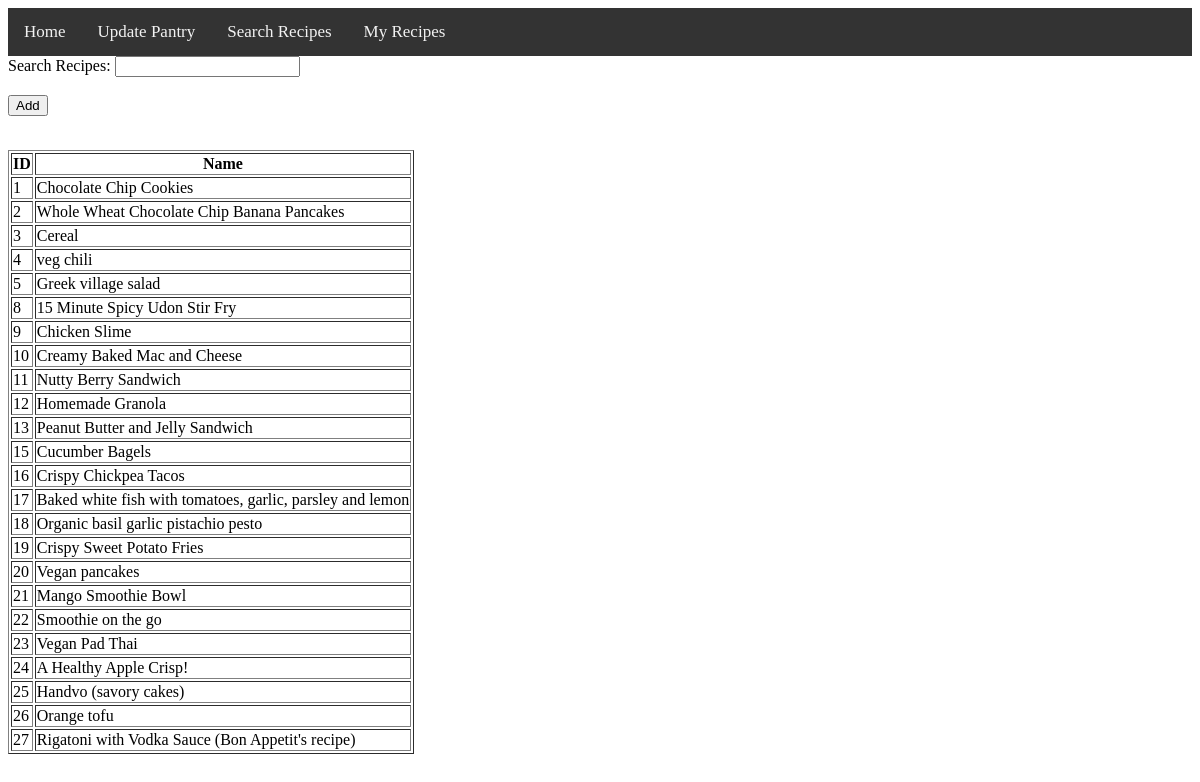
Screenshot of /searchRecipes.php with the database file from the repository.
### tables this page shows
CREATE TABLE Recipe(
ID INT NOT NULL,
Name varchar(255),
Instructions varchar (1000),
PrepTime INT,
CookTime INT,
Servings INT,
PRIMARY KEY(ID)
);

### searchRecipes.php (the view, shortened to what this page needs)
<html>
<head>
    <link rel="stylesheet" type="text/css" href="navbar.css">
</head>
<body>
    <div class="topnav">
        <a class="home" href="/index.html">Home</a>
        <a href="/pantryUpdates.php"> Update Pantry</a>
        <a href="/searchRecipes.php">Search Recipes</a>
        <a href="/myRecipes.php">My Recipes</a>
   </div>
    <form action="" method="get">
        <label for="Search">Search Recipes:</label>
        <input type="text" id=\"Search\" name="Search"><br><br>
        <input type="Submit" value="Add"><br><br>
    </form>
 </body>
 </html>
<?php
    $name = $_GET["Search"];
    $servername = "localhost";
    $username = "pantrycs411_user";
    $pass = "P@ntry!!";
    $dbname = "pantrycs411_ver1";
    $conn = mysqli_connect($servername, $username, $pass, $dbname);
  $sql = "SELECT ID, Name FROM Recipe WHERE Name LIKE \"%" . $name . "%\"";
  $res = mysqli_query($conn, $sql);
echo "<table border='1'>
<tr>
<th>ID</th>
<th>Name</th>
</tr>";
while($row = mysqli_fetch_array($res))
{
echo "<tr>";
echo "<td>" . $row['ID'] . "</td>";
echo "<td>" . $row['Name'] . "</td>";
echo "</tr>";
}
echo "</table>";
?>

### navbar.css (style rules this page uses)
.topnav { background-color: #333; overflow: hidden; }
.topnav a { float: left; color: #f2f2f2; text-align: center; padding: 14px 16px; text-decoration: none; font-size: 17px; }

### rows the page displays
recipe: ID "1", Name "Chocolate Chip Cookies"
recipe: ID "2", Name "Whole Wheat Chocolate Chip Banana Pancakes"
recipe: ID "3", Name "Cereal"
recipe: ID "4", Name "veg chili"
recipe: ID "5", Name "Greek village salad"
recipe: ID "8", Name "15 Minute Spicy Udon Stir Fry"
recipe: ID "9", Name "Chicken Slime"
recipe: ID "10", Name "Creamy Baked Mac and Cheese"
recipe: ID "11", Name "Nutty Berry Sandwich"
recipe: ID "12", Name "Homemade Granola"
recipe: ID "13", Name "Peanut Butter and Jelly Sandwich"
recipe: ID "15", Name "Cucumber Bagels"
recipe: ID "16", Name "Crispy Chickpea Tacos"
recipe: ID "17", Name "Baked white fish with tomatoes, garlic, parsley and lemon"
recipe: ID "18", Name "Organic basil garlic pistachio pesto"
recipe: ID "19", Name "Crispy Sweet Potato Fries"
recipe: ID "20", Name "Vegan pancakes"
recipe: ID "21", Name "Mango Smoothie Bowl"
recipe: ID "22", Name "Smoothie on the go"
recipe: ID "23", Name "Vegan Pad Thai"
recipe: ID "24", Name "A Healthy Apple Crisp!"
recipe: ID "25", Name "Handvo (savory cakes)"
recipe: ID "26", Name "Orange tofu"
recipe: ID "27", Name "Rigatoni with Vodka Sauce (Bon Appetit's recipe)"
